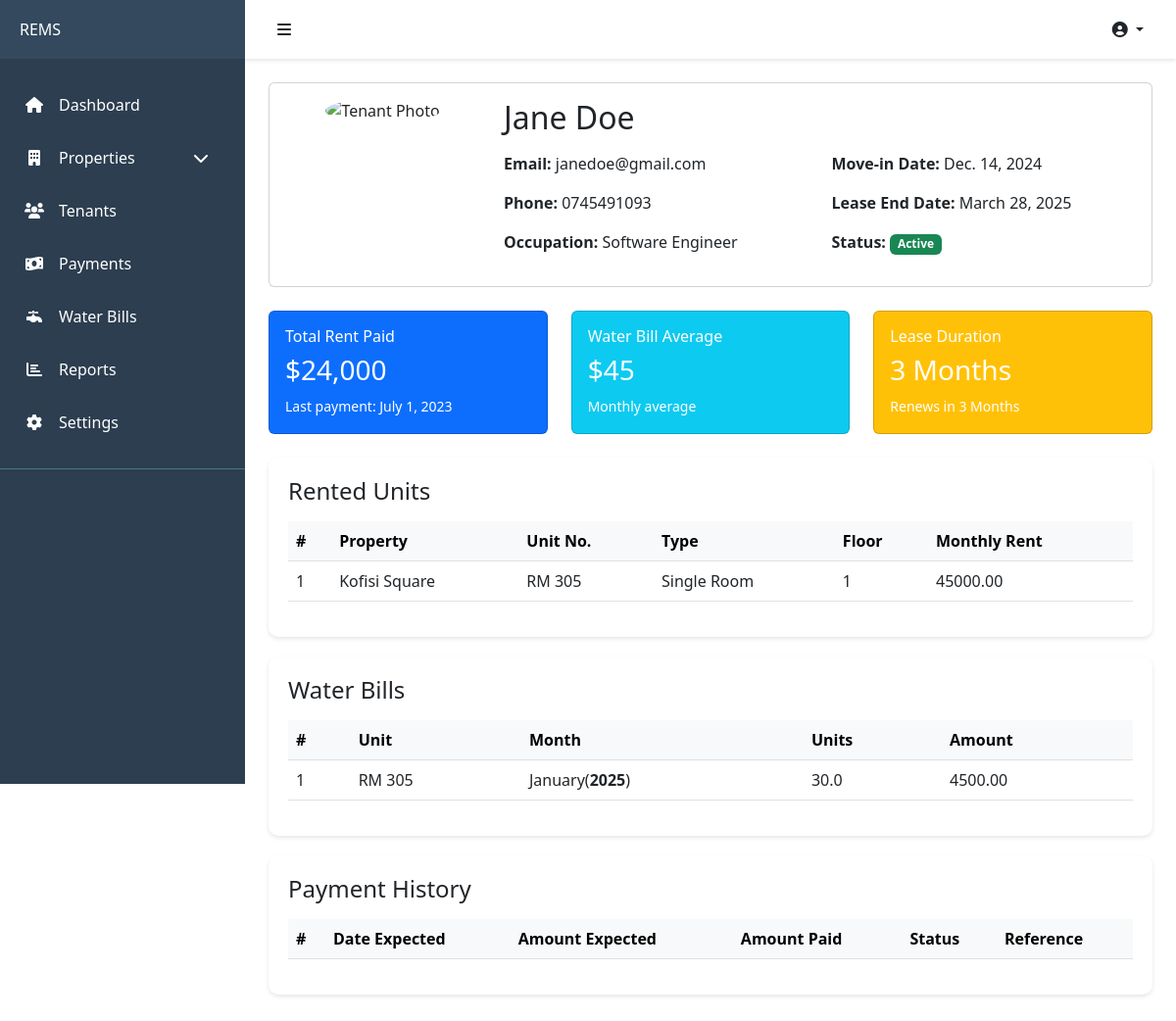
/tenants/2/, run on the app's committed database.
### apps/tenants/models.py (models this page shows, shortened)
class Tenant(AbstractBaseModel):
    user = models.OneToOneField('users.User', on_delete=models.CASCADE)
    lease_date = models.DateField(null=True)
    move_in_date = models.DateField(null=True)
    status = models.CharField(max_length=255, default='Active')
    occupation = models.CharField(max_length=255, null=True, blank=True)
    lease_duration = models.CharField(max_length=255, null=True, blank=True)
    renews_every = models.CharField(max_length=255, null=True, blank=True)
    def lease_end_date(self):
        if self.lease_duration == '3 Months':
            return self.lease_date + timedelta(days=90)
        elif self.lease_duration == '6 Months':
            return self.lease_date + timedelta(days=180)
        elif self.lease_duration == '9 Months':
            return self.lease_date + timedelta(days=270)
        elif self.lease_duration == '1 Year':
            return self.lease_date + timedelta(days=365)
        else:
            return self.lease_date + timedelta(days=365)

### apps/users/models.py (models this page shows, shortened)
class User(AbstractUser, AbstractBaseModel):
    role = models.CharField(max_length=255, default='Landlord')
    phone = models.CharField(max_length=255, blank=True, null=True)
    address = models.TextField(blank=True, null=True)
    city = models.CharField(max_length=255, blank=True, null=True)
    state = models.CharField(max_length=255, blank=True, null=True)
    zip_code = models.CharField(max_length=255, blank=True, null=True)
    country = models.CharField(max_length=255, blank=True, null=True)
    avatar = models.ImageField(upload_to='avatars/', blank=True, null=True)
    gender = models.CharField(max_length=255, blank=True, null=True)
    id_number = models.CharField(max_length=255, null=True, blank=True)
    def name(self):
        return f'{self.first_name} {self.last_name}'

### apps/properties/models.py (models this page shows, shortened)
class PropertyUnit(AbstractBaseModel):
    property = models.ForeignKey(Property, on_delete=models.CASCADE, related_name="propertyunits")
    name = models.CharField(max_length=255)
    rent = models.DecimalField(max_digits=10, decimal_places=2, default=0.00)
    is_occupied = models.BooleanField(default=False)
    floor = models.CharField(max_length=255, null=True, blank=True, default="1") #models.PositiveIntegerField(default=1)
    unit_type = models.CharField(max_length=255, null=True, blank=True)
    tenant = models.ForeignKey('tenants.Tenant', on_delete=models.SET_NULL, null=True, blank=True)
    status = models.CharField(max_length=255, null=True, blank=True)
    size = models.FloatField(default=0)

class Property(AbstractBaseModel):
    owner = models.ForeignKey('users.User', on_delete=models.CASCADE)
    name = models.CharField(max_length=255)
    phone_number = models.CharField(max_length=255, null=True, blank=True)
    description = models.TextField()
    address = models.CharField(max_length=255)
    city = models.CharField(max_length=255)
    country = models.CharField(max_length=255)
    units = models.PositiveIntegerField()
    def __str__(self):
        return self.name

### apps/payments/models.py (models this page shows, shortened)
class WaterBill(AbstractBaseModel):
    unit = models.ForeignKey("properties.PropertyUnit", on_delete=models.CASCADE)
    month = models.CharField(max_length=255, choices=MonthsNames.choices())
    year = models.IntegerField()
    units = models.FloatField(default=0)
    amount = models.DecimalField(max_digits=10, decimal_places=2, default=0)
    tenant = models.ForeignKey("tenants.Tenant", on_delete=models.SET_NULL, null=True, blank=True, related_name="waterbills")

### apps/tenants/views.py (the view)
# urls.py: path('<int:pk>/', tenant_detail, name='tenant-detail'),
def tenant_detail(request, pk):
    tenant = Tenant.objects.get(pk=pk)
    next_of_kin = TenantNextOfKin.objects.filter(tenant=tenant)
    units = PropertyUnit.objects.filter(tenant=tenant)
    water_bills = tenant.waterbills.all().order_by('-created_at')
    payments = TenantPayment.objects.filter(tenant=tenant).order_by('-created_at')
    context = {
        'tenant': tenant,
        'next_of_kin': next_of_kin,
        'units': units,
        'water_bills': water_bills,
        'payments': payments
    }
    return render(request, 'tenants/tenant_details.html', context)

### templates/tenants/tenant_details.html (shortened to what this page needs)
{% extends "base.html" %}
{% block content %}
        <div class="row mb-4">
            <div class="col-md-12">
                <div class="card">
                    <div class="card-body">
                        <div class="row">
                            <div class="col-md-3 text-center">
                                <img src="/api/placeholder/150/150" alt="Tenant Photo" class="tenant-photo mb-3">
                            </div>
                            <div class="col-md-9">
                                <h2 class="mb-3">{{tenant.user.name}}</h2>
                                <div class="row">
                                    <div class="col-md-6">
                                        <p><strong>Email:</strong> {{tenant.user.email}}</p>
                                        <p><strong>Phone:</strong> {{tenant.user.phone}}</p>
                                        <p><strong>Occupation:</strong> {{tenant.occupation}}</p>
                                    </div>
                                    <div class="col-md-6">
                                        <p><strong>Move-in Date:</strong> {{tenant.move_in_date}}</p>
                                        <p><strong>Lease End Date:</strong> {{tenant.lease_end_date}}</p>
                                        <p><strong>Status:</strong> <span class="badge bg-success">{{tenant.status}}</span></p>
                                    </div>
                                </div>
                            </div>
                        </div>
                    </div>
                </div>
            </div>
        </div>
        <div class="row mb-4">
            <div class="col-md-4">
                <div class="card stats-card bg-primary text-white">
                    <div class="card-body">
                        <h6 class="card-title">Total Rent Paid</h6>
                        <h3 class="card-text">$24,000</h3>
                        <p class="mb-0"><small>Last payment: July 1, 2023</small></p>
                    </div>
                </div>
            </div>
            <div class="col-md-4">
                <div class="card stats-card bg-info text-white">
                    <div class="card-body">
                        <h6 class="card-title">Water Bill Average</h6>
                        <h3 class="card-text">$45</h3>
                        <p class="mb-0"><small>Monthly average</small></p>
                    </div>
                </div>
            </div>
            <div class="col-md-4">
                <div class="card stats-card bg-warning text-white">
                    <div class="card-body">
                        <h6 class="card-title">Lease Duration</h6>
                        <h3 class="card-text">{{tenant.lease_duration}}</h3>
                        <p class="mb-0"><small>Renews in {{tenant.lease_duration}}</small></p>
                    </div>
                </div>
            </div>
        </div>
        <div class="table-container">
            <h4 class="mb-3">Rented Units</h4>
            <div class="table-responsive">
                <table class="table table-hover">
                    <thead class="table-light">
                        <tr>
                            <th>#</th>
                            <th>Property</th>
                            <th>Unit No.</th>
                            <th>Type</th>
                            <th>Floor</th>
                            <th>Monthly Rent</th>
                        </tr>
                    </thead>
                    <tbody>
                        {% for unit in units %}
                        <tr>
                            <td>{{ forloop.counter }}</td>
                            <td>{{unit.property.name}}</td>
                            <td>{{unit.name}}</td>
                            <td>{{unit.unit_type}}</td>
                            <td>{{unit.floor}}</td>
                            <td>{{unit.rent}}</td>
                        </tr>
                        {% endfor %}
                    </tbody>
                </table>
            </div>
        </div>
        <div class="table-container">
            <h4 class="mb-3">Water Bills</h4>
            <div class="table-responsive">
                <table class="table table-hover">
                    <thead class="table-light">
                        <tr>
                            <th>#</th>
                            <th>Unit</th>
                            <th>Month</th>
                            <th>Units</th>
                            <th>Amount</th>
                        </tr>
                    </thead>
                    <tbody>
                        {% for bill in water_bills %}
                        <tr>
                            <td>{{ forloop.counter }}</td>
                            <td>{{bill.unit.name}}</td>
                            <td>{{ bill.month }}(<b>{{bill.year}}</b>)</td>
                            <td>{{bill.units}}</td>
                            <td>{{bill.amount}}</td>
                        </tr>
                        {% endfor %}
                    </tbody>
                </table>
            </div>
        </div>
        <div class="table-container">
            <h4 class="mb-3">Payment History</h4>
            <div class="table-responsive">
                <table class="table table-hover">
                    <thead class="table-light">
                        <tr>
                            <th>#</th>
                            <th>Date Expected</th>
                            <th>Amount Expected</th>
                            <th>Amount Paid</th>
                            <th>Status</th>
                            <th>Reference</th>
                        </tr>
                    </thead>
                </table>
            </div>
        </div>
    </div>
{% endblock content %}

### templates/base.html (style rules this page uses)
:root { --sidebar-width: 250px; --sidebar-collapsed-width: 70px; --topbar-height: 60px; --primary-color: #2c3e50; --secondary-color: #34495e; }

### templates/tenants/tenant_details.html (style rules this page uses)
.tenant-photo { width: 150px; height: 150px; object-fit: cover; border-radius: 50%; }
.stats-card { transition: transform 0.3s; }
.table-container { background: white; border-radius: 10px; padding: 20px; margin-bottom: 20px; box-shadow: 0 2px 4px rgba(0,0,0,0.1); }

### data on the page
Tenant: user.name "Jane Doe", user.email "janedoe@gmail.com", user.phone "0745491093", occupation "Software Engineer", move_in_date "Dec. 14, 2024", lease_end_date "March 28, 2025", status "Active", lease_duration "3 Months"
PropertyUnit: property.name "Kofisi Square", name "RM 305", unit_type "Single Room", floor "1", rent "45000.00"
WaterBill: unit.name "RM 305", month "January", year "2025", units "30.0", amount "4500.00"
